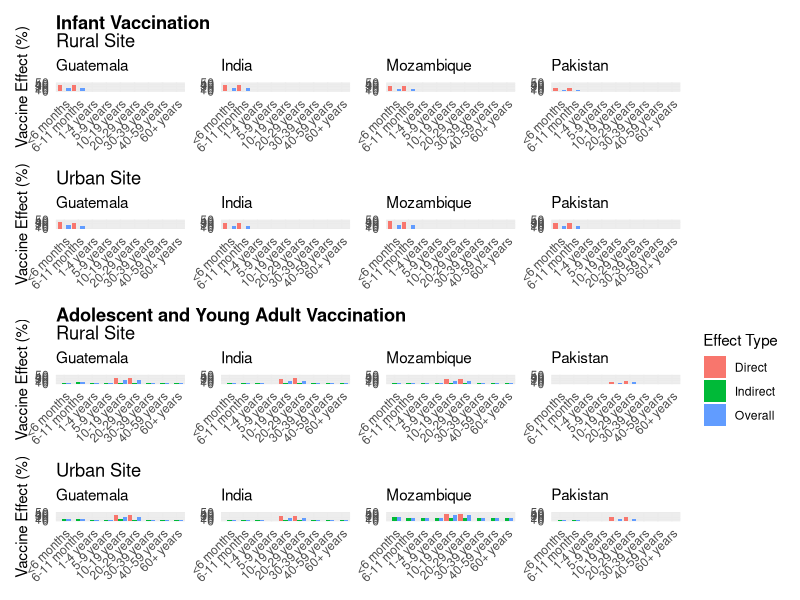

Write the R code that produced this figure.
# ------------------------------------------------------------------------------
# Figure 3
# ------------------------------------------------------------------------------

# ---------- Load libraries 
library(ggplot2)
library(patchwork)
library(dplyr)
library(readr)
library(ggtext)


# ---------- Load dataset
df.ve <- read_csv("./Other/ve_5sep2024.csv") 
df.ve$Age.Group <- as.factor(df.ve$Age.Group)
df.ve$Age.Group <- factor(df.ve$Age.Group, levels=c("<6 months", "6-11 months", "1-4 years", "5-9 years", "10-19 years",
                                                    "20-29 years", "30-39 years", "40-59 years", "60+ years"))

# ---------- Make subsets 
# --- infant vaccine strategy 
df.lt1 <- df.ve %>%
  filter(Strategy == "lt1")

# by country
df.lt1.moz <- df.lt1 %>%
  filter(Country=="Mozambique")
df.lt1.gt <- df.lt1 %>%
  filter(Country=="Guatemala")
df.lt1.ind <- df.lt1 %>%
  filter(Country=="India")
df.lt1.pak <- df.lt1 %>%
  filter(Country=="Pakistan")

# by site 
df.lt1.rur.moz <- df.lt1.moz %>%
  filter(Site=="Rural")
df.lt1.rur.gt <- df.lt1.gt %>%
  filter(Site=="Rural")
df.lt1.rur.ind <- df.lt1.ind %>%
  filter(Site=="Rural")
df.lt1.rur.pak <- df.lt1.pak %>%
  filter(Site=="Rural")

df.lt1.urb.moz <- df.lt1.moz %>%
  filter(Site=="Urban")
df.lt1.urb.gt <- df.lt1.gt %>%
  filter(Site=="Urban")
df.lt1.urb.ind <- df.lt1.ind %>%
  filter(Site=="Urban")
df.lt1.urb.pak <- df.lt1.pak %>%
  filter(Site=="Urban")

# ---- adolescent and you adult vaccine strategy 
df.aya <- df.ve %>%
  filter(Strategy == "aya")

# by country
df.aya.moz <- df.aya %>%
  filter(Country=="Mozambique")
df.aya.gt <- df.aya %>%
  filter(Country=="Guatemala")
df.aya.ind <- df.aya %>%
  filter(Country=="India")
df.aya.pak <- df.aya %>%
  filter(Country=="Pakistan")

# by site 
df.aya.rur.moz <- df.aya.moz %>%
  filter(Site=="Rural")
df.aya.rur.gt <- df.aya.gt %>%
  filter(Site=="Rural")
df.aya.rur.ind <- df.aya.ind %>%
  filter(Site=="Rural")
df.aya.rur.pak <- df.aya.pak %>%
  filter(Site=="Rural")

df.aya.urb.moz <- df.aya.moz %>%
  filter(Site=="Urban")
df.aya.urb.gt <- df.aya.gt %>%
  filter(Site=="Urban")
df.aya.urb.ind <- df.aya.ind %>%
  filter(Site=="Urban")
df.aya.urb.pak <- df.aya.pak %>%
  filter(Site=="Urban")


# ---------- Plots for infant vaccine strategy 
lt1.rur.moz <- ggplot(df.lt1.rur.moz, aes(x = Age.Group, y = Value_50_50, fill = Vaccine.Effects)) +
  geom_bar(stat = "identity",position = position_dodge()) +
  labs(
    subtitle = "Mozambique",
    y = NULL,
    x = NULL,
    fill = "Effect Type") +
  theme_minimal() +
  theme(axis.text.x = element_text(angle = 45, hjust = 1),
        legend.position = "none") + ylim(c(0,50))
lt1.rur.gt <- ggplot(df.lt1.rur.gt, aes(x = Age.Group, y = Value_50_50, fill = Vaccine.Effects)) +
  geom_bar(stat = "identity", position = position_dodge()) +
  labs(title = "<b>Infant Vaccination</b><br>Rural Site",
       subtitle = "Guatemala",
       x = NULL,
       y = "Vaccine Effect (%)",
       fill = "Effect Type") +
  theme_minimal() +
  theme(axis.text.x = element_text(angle = 45, hjust = 1),
        legend.position = "none",
        plot.title = element_markdown())+ ylim(c(0,50))
lt1.rur.ind <- ggplot(df.lt1.rur.ind, aes(x = Age.Group, y = Value_50_50, fill = Vaccine.Effects)) +
  geom_bar(stat = "identity", position = position_dodge()) +
  labs(subtitle = "India",
       x = NULL,
       y = NULL,
       fill = "Effect Type") +
  theme_minimal() +
  theme(axis.text.x = element_text(angle = 45, hjust = 1),
        legend.position = "none")+ ylim(c(0,50))
lt1.rur.pak <- ggplot(df.lt1.rur.pak, aes(x = Age.Group, y = Value_50_50, fill = Vaccine.Effects)) +
  geom_bar(stat = "identity", position = position_dodge()) +
  labs(subtitle = "Pakistan",
       x = NULL,
       y = NULL,
       fill = "Effect Type") +
  theme_minimal() +
  theme(axis.text.x = element_text(angle = 45, hjust = 1),
        legend.position = "none")+ ylim(c(0,50))
lt1.urb.moz <- ggplot(df.lt1.urb.moz, aes(x = Age.Group, y = Value_50_50, fill = Vaccine.Effects)) +
  geom_bar(stat = "identity", position = position_dodge()) +
  labs(
    subtitle = "Mozambique",
    y = NULL,
    x = NULL,
    fill = "Effect Type") +
  theme_minimal() +
  theme(axis.text.x = element_text(angle = 45, hjust = 1),
        legend.position = "none")+ ylim(c(0,50))
lt1.urb.gt <- ggplot(df.lt1.urb.gt, aes(x = Age.Group, y = Value_50_50, fill = Vaccine.Effects)) +
  geom_bar(stat = "identity", position = position_dodge()) +
  labs(title = "Urban Site",
       subtitle = "Guatemala",
       y = "Vaccine Effect (%)",
       x = NULL,
       fill = "Effect Type") +
  theme_minimal() +
  theme(axis.text.x = element_text(angle = 45, hjust = 1),
        legend.position = "none",
        plot.title = element_markdown())+ ylim(c(0,50))
lt1.urb.ind <- ggplot(df.lt1.urb.ind, aes(x = Age.Group, y = Value_50_50, fill = Vaccine.Effects)) +
  geom_bar(stat = "identity", position = position_dodge()) +
  labs(subtitle = "India",
       x = NULL,
       y = NULL,
       fill = "Effect Type") +
  theme_minimal() +
  theme(axis.text.x = element_text(angle = 45, hjust = 1),
        legend.position = "none")+ ylim(c(0,50))
lt1.urb.pak <- ggplot(df.lt1.urb.pak, aes(x = Age.Group, y = Value_50_50, fill = Vaccine.Effects)) +
  geom_bar(stat = "identity", position = position_dodge()) +
  labs(subtitle = "Pakistan",
       x = NULL,
       y = NULL,
       fill = "Effect Type") +
  theme_minimal() +
  theme(axis.text.x = element_text(angle = 45, hjust = 1),
        legend.position = "none")+ ylim(c(0,50))



# ---------- Plots for adolescents and young adults vaccine strategy 

aya.rur.moz <- ggplot(df.aya.rur.moz, aes(x = Age.Group, y = Value_50_50, fill = Vaccine.Effects)) +
  geom_bar(stat = "identity", position = position_dodge()) +
  labs(
    subtitle = "Mozambique",
    y = NULL,
    x = NULL,
    fill = "Effect Type") +
  theme_minimal() +
  theme(axis.text.x = element_text(angle = 45, hjust = 1),
        legend.position = "none") + ylim(c(0,50))
aya.rur.gt <- ggplot(df.aya.rur.gt, aes(x = Age.Group, y = Value_50_50, fill = Vaccine.Effects)) +
  geom_bar(stat = "identity", position = position_dodge()) +
  labs(title = "<b>Adolescent and Young Adult Vaccination</b><br>Rural Site",
       subtitle = "Guatemala",
       y = "Vaccine Effect (%)",
       x = NULL,
       fill = "Effect Type") +
  theme_minimal() +
  theme(axis.text.x = element_text(angle = 45, hjust = 1),
        legend.position = "none",
        plot.title = element_markdown()) + ylim(c(0,50))
aya.rur.ind <- ggplot(df.aya.rur.ind, aes(x = Age.Group, y = Value_50_50, fill = Vaccine.Effects)) +
  geom_bar(stat = "identity", position = position_dodge()) +
  labs(subtitle = "India",
       x = NULL,
       y = NULL,
       fill = "Effect Type") +
  theme_minimal() +
  theme(axis.text.x = element_text(angle = 45, hjust = 1),
        legend.position = "none") + ylim(c(0,50))
aya.rur.pak <- ggplot(df.aya.rur.pak, aes(x = Age.Group, y = Value_50_50, fill = Vaccine.Effects)) +
  geom_bar(stat = "identity", position = position_dodge()) +
  labs(subtitle = "Pakistan",
       x = NULL,
       y = NULL,
       fill = "Effect Type") +
  theme_minimal() +
  theme(axis.text.x = element_text(angle = 45, hjust = 1)) + ylim(c(0,50))
aya.urb.moz <- ggplot(df.aya.urb.moz, aes(x = Age.Group, y = Value_50_50, fill = Vaccine.Effects)) +
  geom_bar(stat = "identity", position = position_dodge()) +
  labs(
    subtitle = "Mozambique",
    y = NULL,
    x = NULL,
    fill = "Effect Type") +
  theme_minimal() +
  theme(axis.text.x = element_text(angle = 45, hjust = 1), 
        legend.position = "none") + ylim(c(0,50))
aya.urb.gt <- ggplot(df.aya.urb.gt, aes(x = Age.Group, y = Value_50_50, fill = Vaccine.Effects)) +
  geom_bar(stat = "identity", position = position_dodge()) +
  labs(title = "Urban Site",
       subtitle = "Guatemala",
       y = "Vaccine Effect (%)",
       x = NULL,
       fill = "Effect Type") +
  theme_minimal() +
  theme(axis.text.x = element_text(angle = 45, hjust = 1),
        legend.position = "none",
        plot.title = element_markdown()) + ylim(c(0,50))
aya.urb.ind <- ggplot(df.aya.urb.ind, aes(x = Age.Group, y = Value_50_50, fill = Vaccine.Effects)) +
  geom_bar(stat = "identity", position = position_dodge()) +
  labs(subtitle = "India",
       x = NULL,
       y = NULL,
       fill = "Effect Type") +
  theme_minimal() +
  theme(axis.text.x = element_text(angle = 45, hjust = 1),
        legend.position = "none") + ylim(c(0,50))
aya.urb.pak <- ggplot(df.aya.urb.pak, aes(x = Age.Group, y = Value_50_50, fill = Vaccine.Effects)) +
  geom_bar(stat = "identity", position = position_dodge()) +
  labs(subtitle = "Pakistan",
       x = NULL,
       y = NULL,
       fill = "Effect Type") +
  theme_minimal() +
  theme(axis.text.x = element_text(angle = 45, hjust = 1),
        legend.position = "none")+ ylim(c(0,50))


# ---------- Compile all plots
lt1.rur.gt + lt1.rur.ind + lt1.rur.moz + lt1.rur.pak + 
  lt1.urb.gt + lt1.urb.ind + lt1.urb.moz + lt1.urb.pak + 
  aya.rur.gt + aya.rur.ind + aya.rur.moz + aya.rur.pak + 
  aya.urb.gt + aya.urb.ind + aya.urb.moz + aya.urb.pak + plot_layout(ncol=4)